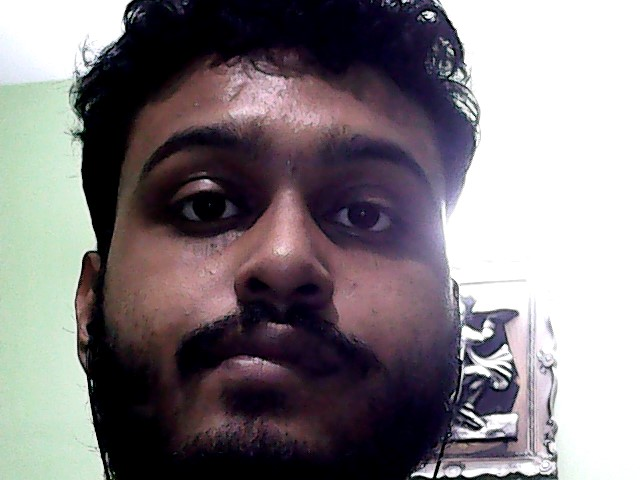
#> input picture Samples/image.jpg, 640 x 480 px, given in place of gradient.png, which was not available
$ python 'Binary Thresholding.py'
#> lines starting #> are read from the running program, lines starting #| are printed output that depends on the picture; after the words box and inside, x2 and y2 are one past the last pixel; in counts of white or black regions, pixels touching at a corner belong together; pictures that were not available may be replaced by others from this repository, and a replacement may not be noted
# -*- coding: utf-8 -*-
"""
Created on Mon Nov  2 11:22:49 2020

@author: Sourick
"""


import cv2
#import numpy as np
from matplotlib import pyplot as plt

image = cv2.imread("opencv\samples\data\gradient.png",-1)
#> image is the input picture: shape (480, 640, 3); mean B, G, R 128.2, 124.2, 130.6

#cap = cv2.VideoCapture(0)

while 1:

    #_,frame = cap.read()
    #Here you check that if any pixel value will be greter than 90 then that segment be assign 0 (black) if not then 255 value (white) will be assign


    _,th1 = cv2.threshold(image,127, 255, cv2.THRESH_BINARY)
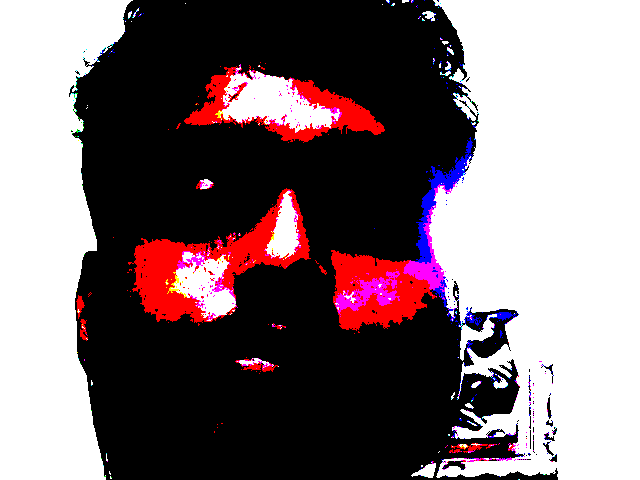
#> th1: shape (480, 640, 3); mean B, G, R 115.5, 111, 126.8
    _,th2 = cv2.threshold(image,127, 255, cv2.THRESH_BINARY_INV)
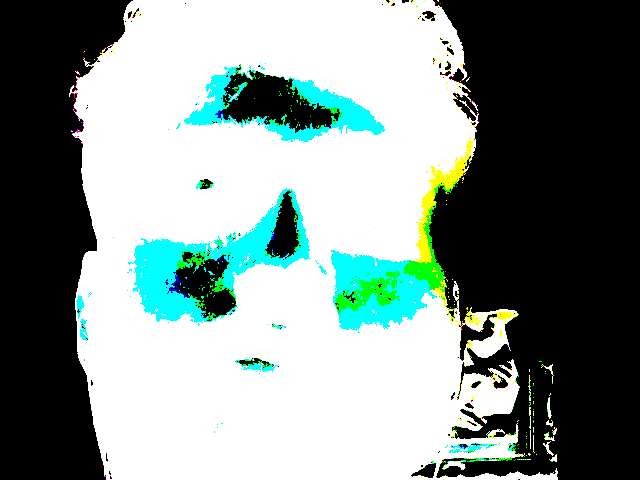
#> th2: shape (480, 640, 3); mean B, G, R 139.5, 144, 128.2
    _,th3 = cv2.threshold(image,127, 255, cv2.THRESH_TRUNC)
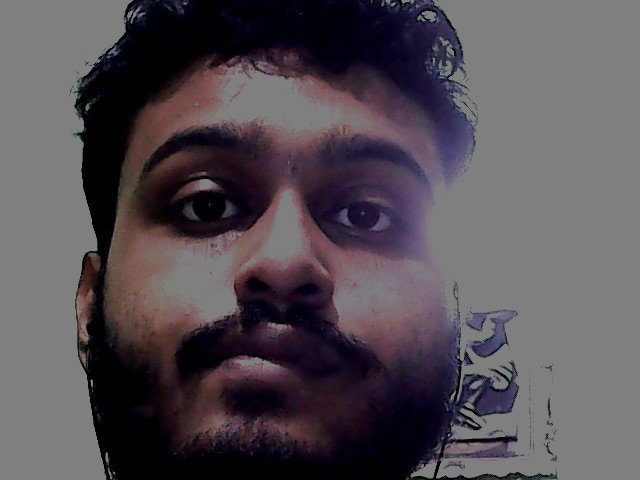
#> th3: shape (480, 640, 3); mean B, G, R 83.2, 77.2, 84
    _,th4 = cv2.threshold(image,127, 255, cv2.THRESH_TOZERO)
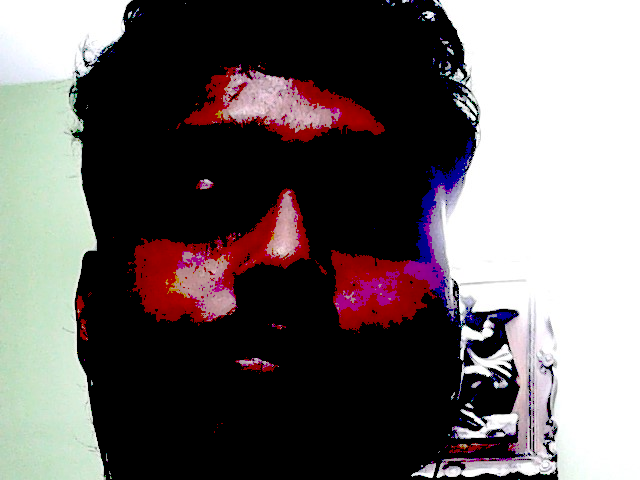
#> th4: shape (480, 640, 3); mean B, G, R 102.5, 102.3, 109.7


    image = cv2.cvtColor(image, cv2.COLOR_BGR2GRAY)
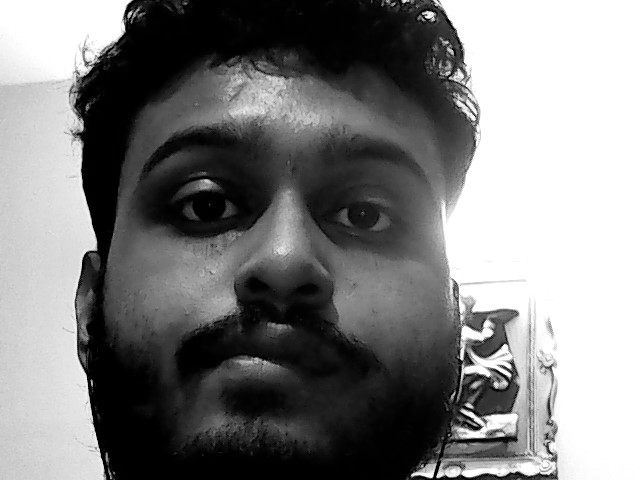
#> image: shape (480, 640); min 0, max 255, mean 126.5
    th5 = cv2.adaptiveThreshold(image, 255, cv2.ADAPTIVE_THRESH_MEAN_C, cv2.THRESH_BINARY_INV, 11,2)
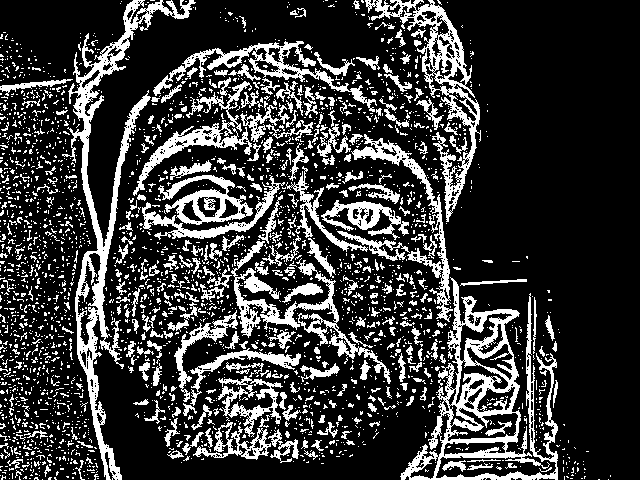
#> th5: shape (480, 640); 22.5% white; 2716 white regions (2389 under 20 px), largest, box (x1, y1, x2, y2) and area: (400, 277, 558, 480) 8286, (62, 0, 196, 480) 7750, (365, 0, 481, 222) 4252


    """
    cv2.imshow("Video Capture",frame)


    cv2.imshow("Th1",th1)
    cv2.imshow("Th2",th2)
    cv2.imshow("Th3",th3)
    cv2.imshow("Th4",th4)


    cv2.imshow("Th5",th5)
    """

    titles = ['Original Image','BINARY','BINARY_INV','TRUNC','TOZERO','adaptiveThreshold']
    images = [image, th1 ,th2 ,th3 ,th4, th5]

    for i in range(6):
        plt.subplot(2, 3, i+1), plt.imshow(images[i], 'gray')
        plt.title(titles[i])
        plt.xticks([]),plt.yticks([])


    key = cv2.waitKey(1)
#> (key Esc is pressed here)

    if key == 27:
        break

#cap.release()
cv2.destroyAllWindows()
#> figure, not shown here; B, G, R data is drawn as R, G, B

$ run again, on Samples/HappyFish_bw.png
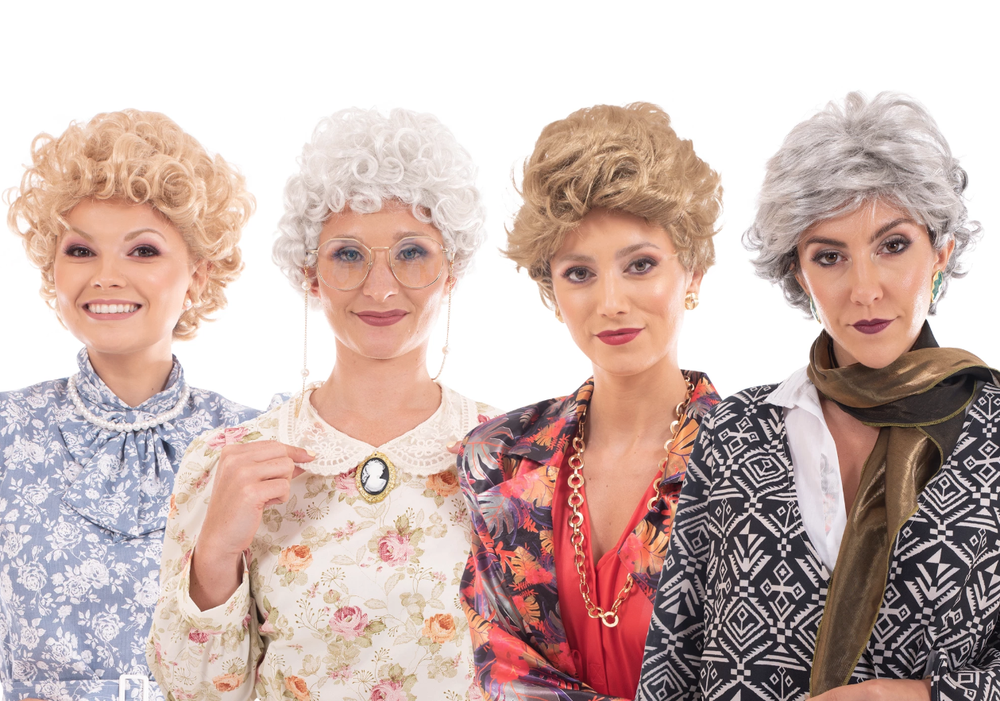
#> input picture Samples/HappyFish_bw.png, 1000 x 701 px, shrunk from 1259 x 883 before the run, given in place of gradient.png, which was not available
#> image is the input picture: shape (701, 1000, 4); mean B, G, R, A 177.3, 182.7, 205, 255
#> `_,th3 = cv2.threshold(image,127, 255, cv2.THRESH_TRUNC)`:
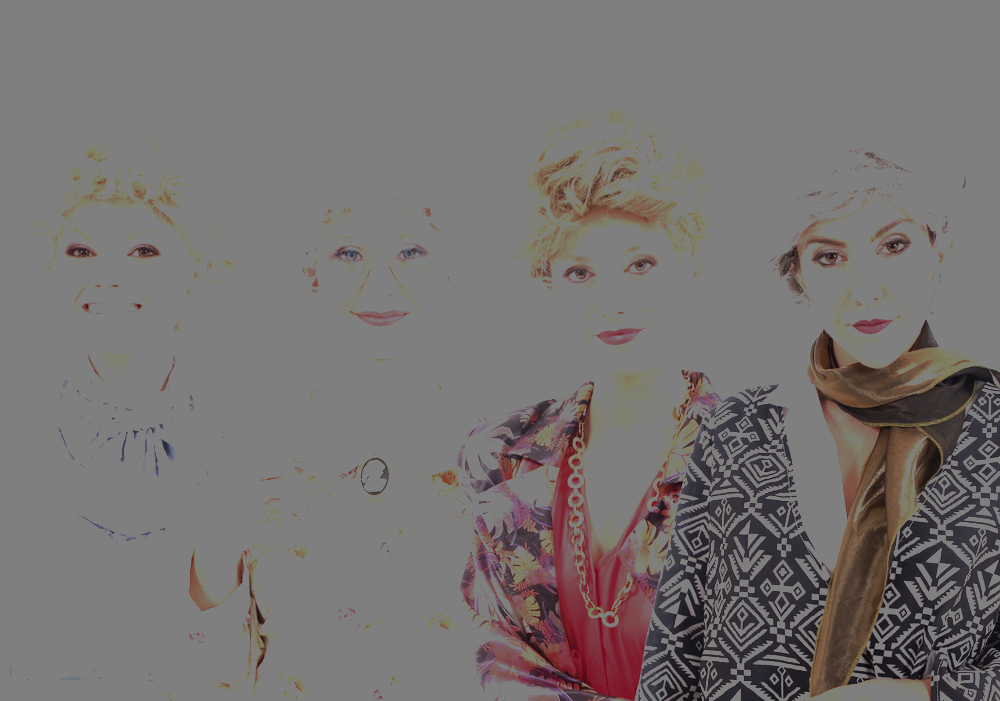
#> th3: shape (701, 1000, 4); mean B, G, R, A 114.7, 115.6, 119.9, 127
#> image: shape (701, 1000)
#> `th5 = cv2.adaptiveThreshold(image, 255, cv2.ADAPTIVE_THRESH_MEAN_C, cv..`:
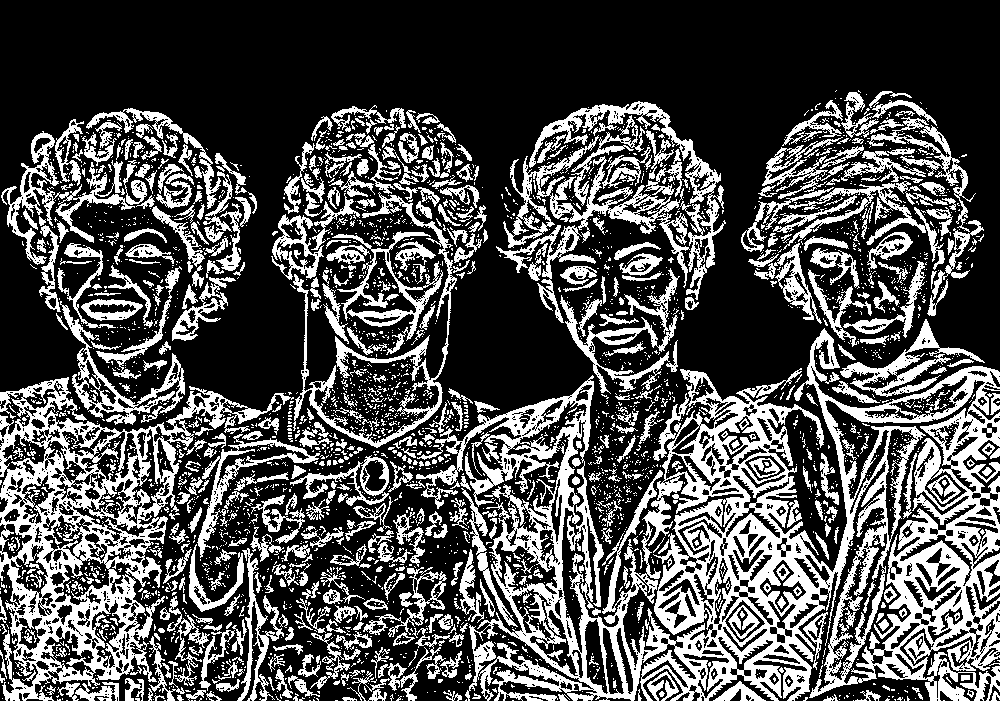
#> th5: shape (701, 1000); 31.4% white; 3307 white regions (2732 under 20 px), largest, box (x1, y1, x2, y2) and area: (416, 328, 1000, 701) 73865, (0, 377, 294, 701) 24003, (503, 135, 690, 288) 4801
